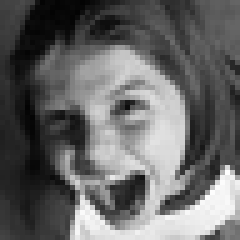
#> input picture images/train/angry/15068.jpg, 48 x 48 px (shown 5 times larger); its folder holds only this picture in this run
$ python hog_extraction.py
#> lines starting #> are read from the running program, lines starting #| are printed output that depends on the picture
import os
import numpy as np
import pandas as pd
import cv2
from skimage import io, color, feature
from skimage.transform import resize
import matplotlib.pyplot as plt

# Load OpenCV's Haar cascade for face detection
face_cascade = cv2.CascadeClassifier(cv2.data.haarcascades + 'haarcascade_frontalface_default.xml')

def preprocess_image(image_path, visualize=False):
    # Load image
#> called with image_path = '../images/train/angry/15068.jpg', visualize = True
    image = cv2.imread(image_path)
#> image is the input picture: shape (48, 48, 3); min 3, max 255, mean 102
    gray = cv2.cvtColor(image, cv2.COLOR_BGR2GRAY)

    # Detect faces
    faces = face_cascade.detectMultiScale(gray, scaleFactor=1.1, minNeighbors=5, minSize=(30, 30), flags=cv2.CASCADE_SCALE_IMAGE)
#> faces = ()

    if len(faces) > 0:
        x, y, w, h = faces[0]
        face_image = gray[y:y+h, x:x+w]
    else:
        face_image = gray

    face_image = resize(face_image, (64, 64), anti_aliasing=True)
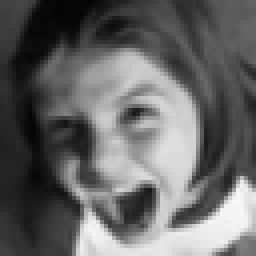
#> face_image: shape (64, 64) float64 (shown 4 times larger); min 0.0164, max 0.979, mean 0.4

    # [22 lines of commented-out code are left out]

    hog_features = feature.hog(face_image, orientations=8, pixels_per_cell=(32, 32),
                                   cells_per_block=(1, 1), visualize=False)
#> hog_features = 32 values, max 0.413 at index 24, min 0.166 at index 9, mean 0.348

    return hog_features

def extract_features_labels(directory, visualize=False):
    """Process all images in the directory and extract features and labels."""
    data = []
    labels = []

    # Iterate over each folder
    for expression in os.listdir(directory):
        folder_path = os.path.join(directory, expression)

        if os.path.isdir(folder_path):
            # Process each image in the folder
            for filename in os.listdir(folder_path):
                file_path = os.path.join(folder_path, filename)

                try:
                    # Preprocess the image and extract HOG features
                    hog_features = preprocess_image(file_path, visualize)
                    data.append(hog_features)
                    labels.append(expression)
                except Exception as e:
                    print(f"Error processing {file_path}: {e}")
#> pass 2 of the loop in extract_features_labels, `for expression in os.listdir(directory):`:
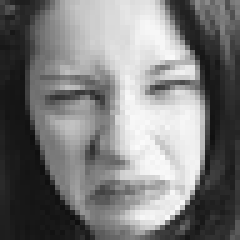
#> input picture images/train/disgust/7597.jpg, 48 x 48 px (shown 5 times larger)
#> in preprocess_image, image is the input picture: shape (48, 48, 3); min 15, max 250, mean 123.3
#> faces = [[5, 3, 40, 40]]
#> x = 5; y = 3; w = 40
#> in preprocess_image (call 2), `face_image = gray[y:y+h, x:x+w]`:
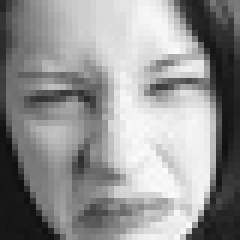
#> face_image: shape (40, 40) (shown 6 times larger); min 15, max 250, mean 146.9
#> in preprocess_image (call 2), `face_image = resize(face_image, (64, 64), anti_aliasing=True)`:
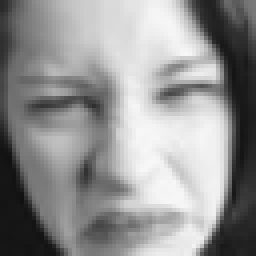
#> face_image: shape (64, 64) float64 (shown 4 times larger); min 0.066, max 0.975, mean 0.576
#> in preprocess_image (call 2), `hog_features = feature.hog(face_image, orientations=8, pixels_per_cell..`: hog_features = 32 values, max 0.437 at index 24, min 0.171 at index 9, mean 0.347
#> pass 3 of the loop in extract_features_labels, `for expression in os.listdir(directory):`:
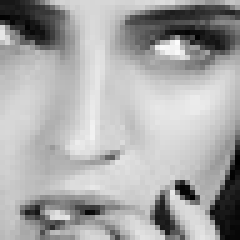
#> input picture images/train/fear/13160.jpg, 48 x 48 px (shown 5 times larger)
#> in preprocess_image, image is the input picture: shape (48, 48, 3); min 0, max 251, mean 168.5
#> faces = ()
#> in preprocess_image (call 3), `face_image = resize(face_image, (64, 64), anti_aliasing=True)`:
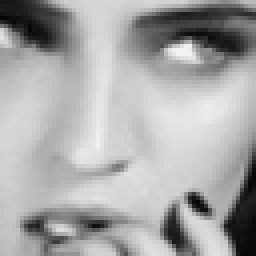
#> face_image: shape (64, 64) float64 (shown 4 times larger); min 0.0192, max 0.951, mean 0.66
#> in preprocess_image (call 3), `hog_features = feature.hog(face_image, orientations=8, pixels_per_cell..`: hog_features = 32 values, max 0.435 at index 10, min 0.163 at index 27, mean 0.345

    return labels, np.array(data)

# Adjust the path to the directory containing your training images
labels, features = extract_features_labels('../images/train', visualize=True)
#> labels = ['angry', 'disgust', 'fear']

# Create DataFrame with labels first
df = pd.DataFrame(features)
#> df = table of 3 rows and 32 columns
df.insert(0, 'label', labels)

# Rename columns to 'label', 'bin_1', 'bin_2', ..., 'bin_n'
columns = ['label'] + [f'bin_{i+1}' for i in range(df.shape[1] - 1)]
df.columns = columns

# Save DataFrame to CSV
df.to_csv('hog_facial_expression_features.csv', index=False)

print("Features saved to 'hog_features_all_emotions.csv'")
